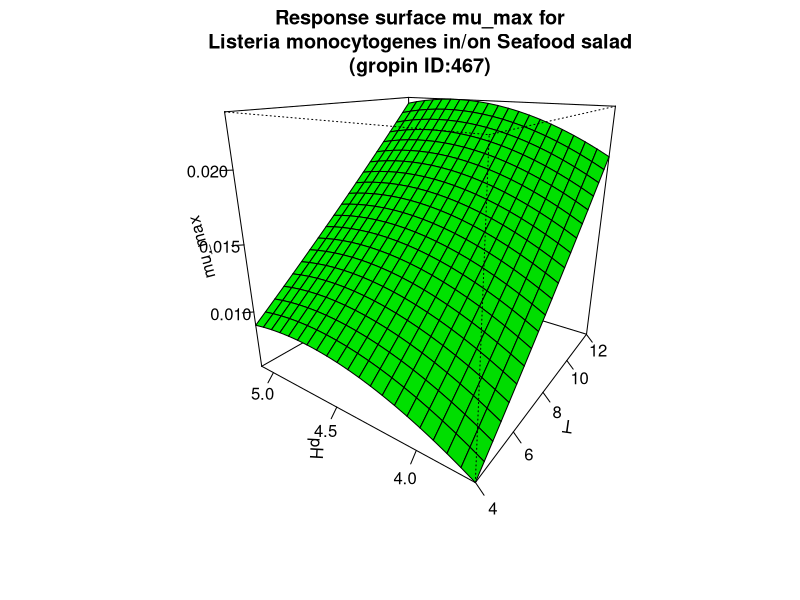

The R script that drew this image:
#############################
# start of Parameter script
#############################
T <- seq(3.996003996004,12.012,length.out=21)
pH <- seq(3.6963036963037,5.1051,length.out=21)
#############################
# end of Parameter script
#############################
############################# 
# start of Model script Gropin ID 467 
#############################
 
# constant coefficients for this model
 
variables <- data.frame(T,pH)
argumentsPar <- expand.grid(variables)
 
# heart of the model
response_surface <- function(T,pH) {
   mumax <-(-0.07323+0.00168*T+0.03188*pH-0.000038*T*pH+0.000017*(T^2)-0.00333*(pH^2))

return(mumax=mumax)
} 

# output parameters
mumax <- cbind(argumentsPar,response_surface(argumentsPar['T'],argumentsPar['pH']))
colnames(mumax) <- c(colnames(argumentsPar),'mumax')
#############################
# End of Model script
#############################
############################# 
# start of Visualisation script Gropin ID 467 
#############################
persp(T,pH,matrix(unlist(mumax$mumax),nrow=21),col = 'green',xlab='T',ylab='pH',zlab='mu_max',main='Response surface mu_max for
Listeria monocytogenes in/on Seafood salad
(gropin ID:467)',theta=305,phi=20,shade=0.25,ticktype = 'detailed')
#############################
# End of Visualisation script
#############################
